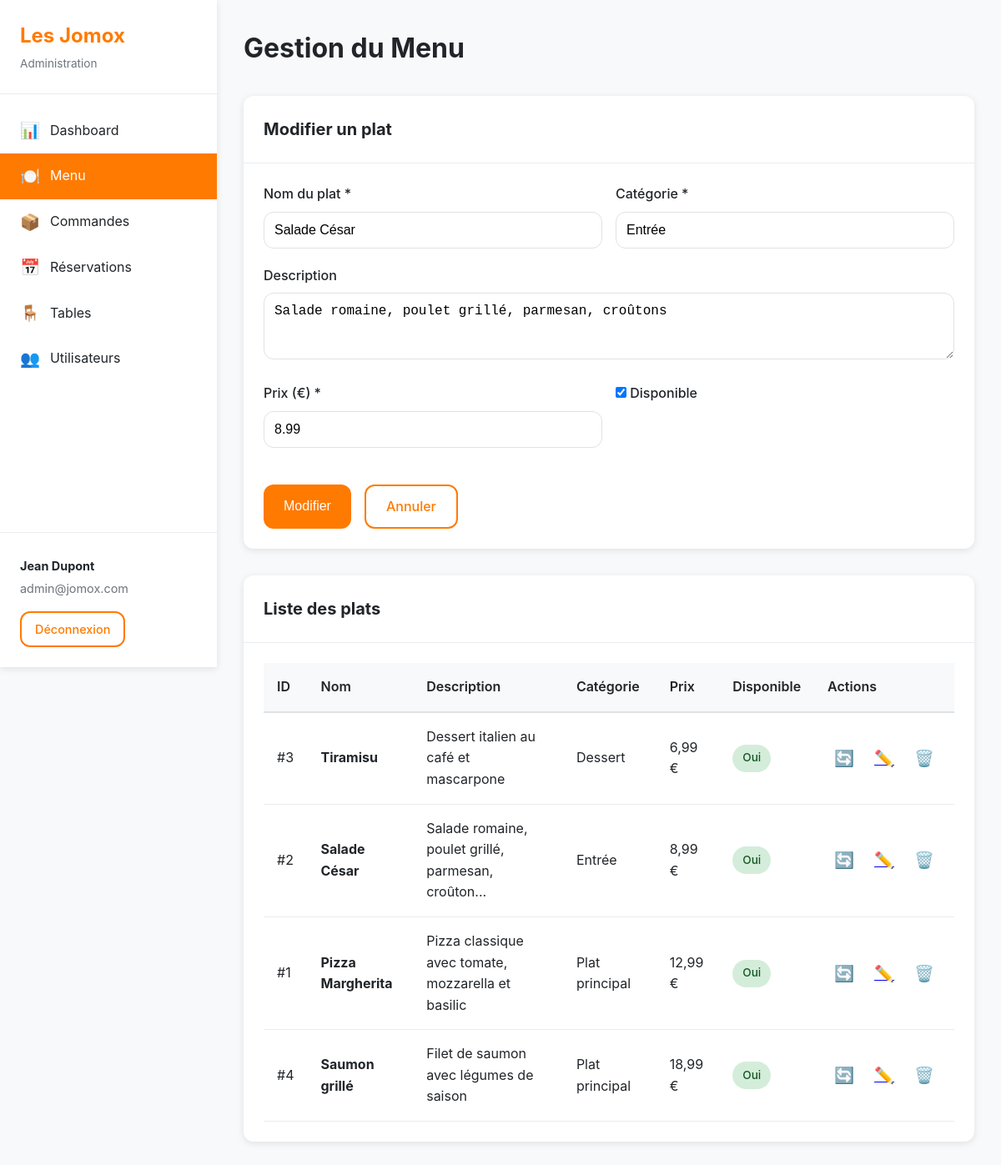
The app's page /admin/menu.php?edit=2 (signed in) with its own data.
### tables this page shows
CREATE TABLE plat (
    id INT AUTO_INCREMENT PRIMARY KEY,
    nom VARCHAR(200) NOT NULL,
    description TEXT DEFAULT NULL,
    prix DECIMAL(10, 2) NOT NULL,
    categorie VARCHAR(100) NOT NULL,
    disponible BOOLEAN DEFAULT TRUE,
    INDEX idx_categorie (categorie),
    INDEX idx_disponible (disponible)
);

### admin/includes/functions.php (called while the page is built, shortened)
<?php
function formatPrice($price) {
    return number_format((float)$price, 2, ',', ' ') . ' €';
}
function e($string) {
    return htmlspecialchars($string ?? '', ENT_QUOTES, 'UTF-8');
}

### admin/menu.php (the view, shortened to what this page needs)
<?php
require_once __DIR__ . '/includes/functions.php';
$pdo = getPDO();
$editPlat = null;
if (isset($_GET['edit'])) {
    $id = intval($_GET['edit']);
    $stmt = $pdo->prepare('SELECT * FROM plat WHERE id = :id');
    $stmt->execute(['id' => $id]);
    $editPlat = $stmt->fetch();
}
$plats = $pdo->query('SELECT * FROM plat ORDER BY categorie, nom')->fetchAll();
require_once __DIR__ . '/includes/header.php';
?>
<div class="card">
    <div class="card-header">
        <h2><?= $editPlat ? 'Modifier un plat' : 'Ajouter un plat' ?></h2>
    </div>
    <div class="card-body">
        <form method="POST" class="form">
            <div class="form-row">
                <div class="form-group">
                    <label>Nom du plat *</label>
                    <input type="text" name="nom" value="<?= e($editPlat['nom'] ?? '') ?>" required>
                </div>
                <div class="form-group">
                    <label>Catégorie *</label>
                    <input type="text" name="categorie" value="<?= e($editPlat['categorie'] ?? '') ?>" required placeholder="Ex: Entrée, Plat principal, Dessert">
                </div>
            </div>
            <div class="form-group">
                <label>Description</label>
                <textarea name="description" rows="3"><?= e($editPlat['description'] ?? '') ?></textarea>
            </div>
            <div class="form-row">
                <div class="form-group">
                    <label>Prix (€) *</label>
                    <input type="number" name="prix" step="0.01" min="0" value="<?= e($editPlat['prix'] ?? '') ?>" required>
                </div>
                <div class="form-group">
                    <label class="checkbox-label">
                        <input type="checkbox" name="disponible" <?= ($editPlat['disponible'] ?? true) ? 'checked' : '' ?>>
                        <span>Disponible</span>
                    </label>
                </div>
            </div>
            <div class="form-actions">
                <button type="submit" class="btn btn-primary"><?= $editPlat ? 'Modifier' : 'Ajouter' ?></button>
                <?php if ($editPlat): ?>
                    <a href="menu.php" class="btn btn-outline">Annuler</a>
                <?php endif; ?>
            </div>
        </form>
    </div>
</div>
<div class="card">
    <div class="card-header">
        <h2>Liste des plats</h2>
    </div>
    <div class="card-body">
        <div class="table-responsive">
            <table class="table">
                <thead>
                    <tr>
                        <th>ID</th>
                        <th>Nom</th>
                        <th>Description</th>
                        <th>Catégorie</th>
                        <th>Prix</th>
                        <th>Disponible</th>
                        <th>Actions</th>
                    </tr>
                </thead>
                <tbody>
                    <?php if (empty($plats)): ?>
                        <tr>
                            <td colspan="7" class="text-center text-muted">Aucun plat enregistré</td>
                        </tr>
                    <?php else: ?>
                        <?php foreach ($plats as $plat): ?>
                            <tr>
                                <td>#<?= $plat['id'] ?></td>
                                <td><strong><?= e($plat['nom']) ?></strong></td>
                                <td><?= e(substr($plat['description'] ?? '', 0, 50)) ?><?= strlen($plat['description'] ?? '') > 50 ? '...' : '' ?></td>
                                <td><?= e($plat['categorie']) ?></td>
                                <td><?= formatPrice($plat['prix']) ?></td>
                                <td>
                                    <?php if ($plat['disponible']): ?>
                                        <span class="badge badge-success">Oui</span>
                                    <?php else: ?>
                                        <span class="badge badge-danger">Non</span>
                                    <?php endif; ?>
                                </td>
                                <td>
                                    <div class="action-buttons">
                                        <form method="POST" style="display:inline;" onsubmit="return confirm('Changer la disponibilité ?');">
                                            <button type="submit" class="btn-icon" title="Toggle disponibilité">🔄</button>
                                        </form>
                                        <a href="?edit=<?= $plat['id'] ?>" class="btn-icon" title="Modifier">✏️</a>
                                        <form method="POST" style="display:inline;" onsubmit="return confirm('Êtes-vous sûr de vouloir supprimer ce plat ?');">
                                            <button type="submit" class="btn-icon btn-danger" title="Supprimer">🗑️</button>
                                        </form>
                                    </div>
                                </td>
                            </tr>
                        <?php endforeach; ?>
                    <?php endif; ?>
                </tbody>
            </table>
        </div>
    </div>
</div>
<?php require_once __DIR__ . '/includes/footer.php'; ?>

### admin/assets/css/style.css (style rules this page uses)
:root { --primary: #FF7A00; --primary-dark: #e66a00; --secondary: #6c757d; --success: #28a745; --danger: #dc3545; --warning: #ffc107; --info: #17a2b8; --light: #f8f9fa; --dark: #343a40; --white: #ffffff; --gray-100: #f8f9fa; --gray-200: #e9ecef; --gray-300: #dee2e6; --gray-600: #6c757d; --gray-900: #212529; --shadow: 0 2px 8px rgba(0, 0, 0, 0.1); --shadow-lg: 0 4px 16px rgba(0, 0, 0, 0.15); --radius: 12px; --radius-lg: 16px; }
* { margin: 0; padding: 0; box-sizing: border-box; }
body { font-family: -apple-system, BlinkMacSystemFont, 'Segoe UI', Roboto, 'Helvetica Neue', Arial, sans-serif; background: var(--gray-100); color: var(--gray-900); line-height: 1.6; }
.card { background: var(--white); border-radius: var(--radius); box-shadow: var(--shadow); margin-bottom: 2rem; overflow: hidden; }
.card-header { padding: 1.5rem; border-bottom: 1px solid var(--gray-200); display: flex; justify-content: space-between; align-items: center; }
.card-header h2 { font-size: 1.25rem; color: var(--gray-900); }
.card-body { padding: 1.5rem; }
.form { max-width: 100%; }
.form-group { margin-bottom: 1.25rem; }
.form-group label { display: block; margin-bottom: 0.5rem; font-weight: 500; color: var(--gray-900); }
.form-group input, .form-group textarea, .form-group select { width: 100%; padding: 0.75rem; border: 1px solid var(--gray-300); border-radius: var(--radius); font-size: 1rem; transition: all 0.2s; }
.form-row { display: grid; grid-template-columns: repeat(auto-fit, minmax(200px, 1fr)); gap: 1rem; }
.form-actions { display: flex; gap: 1rem; margin-top: 1.5rem; }
.checkbox-label { display: flex; align-items: center; gap: 0.5rem; cursor: pointer; }
.checkbox-label input[type="checkbox"] { width: auto; }
.btn { display: inline-block; padding: 0.75rem 1.5rem; border: none; border-radius: var(--radius); font-size: 1rem; font-weight: 500; cursor: pointer; transition: all 0.2s; text-decoration: none; text-align: center; }
.btn-primary { background: var(--primary); color: var(--white); }
.btn-outline { background: transparent; color: var(--primary); border: 2px solid var(--primary); }
.btn-danger { background: var(--danger); color: var(--white); }
.btn-icon { background: none; border: none; font-size: 1.2rem; cursor: pointer; padding: 0.25rem 0.5rem; border-radius: var(--radius); transition: all 0.2s; }
.action-buttons { display: flex; gap: 0.5rem; align-items: center; }
.table-responsive { overflow-x: auto; }
.table { width: 100%; border-collapse: collapse; }
.table thead { background: var(--gray-100); }
.table th { padding: 1rem; text-align: left; font-weight: 600; color: var(--gray-900); border-bottom: 2px solid var(--gray-300); }
.table td { padding: 1rem; border-bottom: 1px solid var(--gray-200); }
.badge { display: inline-block; padding: 0.35rem 0.75rem; border-radius: 20px; font-size: 0.85rem; font-weight: 500; }
.badge-success { background: #d4edda; color: #155724; }

### records on screen
plat: nom "Salade César", categorie "Entrée", description "Salade romaine, poulet grillé, parmesan, croûtons", prix "8.99", disponible "☑", id "2", description "Salade romaine, poulet grillé, parmesan, croûton", prix "8,99 €", shows "Oui"
plat: id "3", nom "Tiramisu", description "Dessert italien au café et mascarpone", categorie "Dessert", prix "6,99 €", disponible "Oui"
plat: id "1", nom "Pizza Margherita", description "Pizza classique avec tomate, mozzarella et basilic", categorie "Plat principal", prix "12,99 €", disponible "Oui"
plat: id "4", nom "Saumon grillé", description "Filet de saumon avec légumes de saison", categorie "Plat principal", prix "18,99 €", disponible "Oui"

### other values on screen
$_SESSION['admin_email'] "admin@jomox.com"
$pageTitle "Gestion du Menu"
